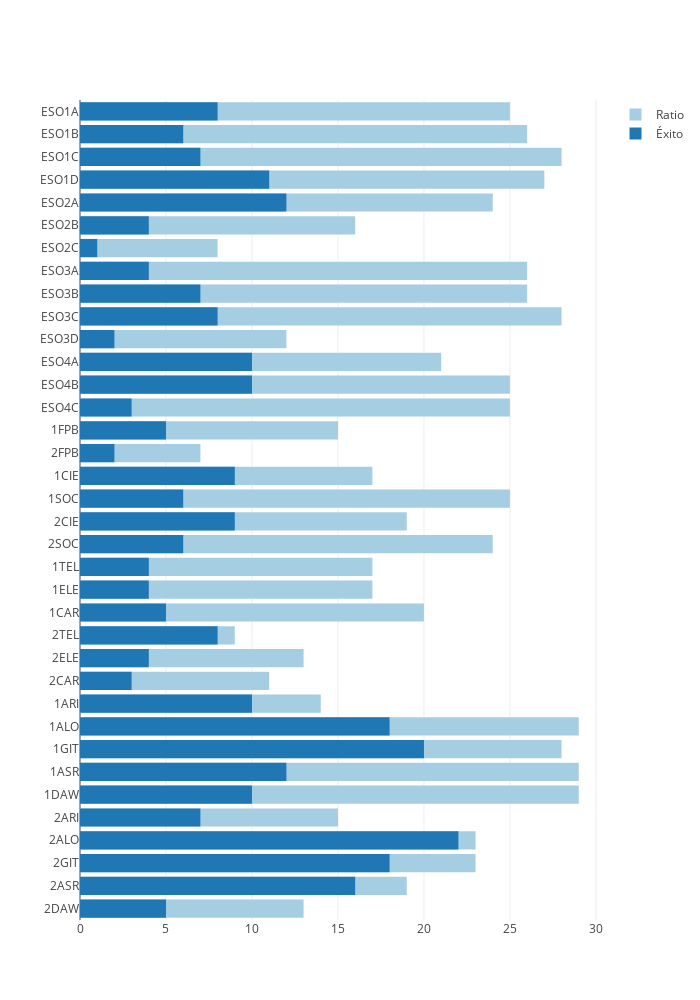

The code cell stored with this chart in its notebook:
### Markdown cell above
## ÉXITO EN VALORES ABSOLUTOS

### Code cell
myplotly.hbar((dfc['ratio'], dfc['éxito_abs']), dfc.index, trace_names=('Ratio', 'Éxito'))

### Figure 1 — Plotly figure (JSON) as saved in the notebook; plotly's stock layout.template omitted (floating-point values rounded to 4 significant figures)
{"data": [{"marker": {"color": "rgb(166,206,227)"}, "name": "Ratio", "orientation": "h", "type": "bar", "uid": "58be5457-a21f-4739-a57c-6b0e4b0cd2f0", "x": [25, 26, 28, 27, 24, 16, 8, 26, 26, 28, 12, 21, 25, 25, 15, 7, 17, 25, 19, 24, 17, 17, 20, 9, 13, 11, 14, 29, 28, 29, 29, 15, 23, 23, 19, 13], "y": ["ESO1A", "ESO1B", "ESO1C", "ESO1D", "ESO2A", "ESO2B", "ESO2C", "ESO3A", "ESO3B", "ESO3C", "ESO3D", "ESO4A", "ESO4B", "ESO4C", "1FPB", "2FPB", "1CIE", "1SOC", "2CIE", "2SOC", "1TEL", "1ELE", "1CAR", "2TEL", "2ELE", "2CAR", "1ARI", "1ALO", "1GIT", "1ASR", "1DAW", "2ARI", "2ALO", "2GIT", "2ASR", "2DAW"]}, {"marker": {"color": "rgb(31,120,180)"}, "name": "Éxito", "orientation": "h", "type": "bar", "uid": "ffc31234-5f96-4090-a749-d9c20455f8a5", "x": [8, 6, 7, 11, 12, 4, 1, 4, 7, 8, 2, 10, 10, 3, 5, 2, 9, 6, 9, 6, 4, 4, 5, 8, 4, 3, 10, 18, 20, 12, 10, 7, 22, 18, 16, 5], "y": ["ESO1A", "ESO1B", "ESO1C", "ESO1D", "ESO2A", "ESO2B", "ESO2C", "ESO3A", "ESO3B", "ESO3C", "ESO3D", "ESO4A", "ESO4B", "ESO4C", "1FPB", "2FPB", "1CIE", "1SOC", "2CIE", "2SOC", "1TEL", "1ELE", "1CAR", "2TEL", "2ELE", "2CAR", "1ARI", "1ALO", "1GIT", "1ASR", "1DAW", "2ARI", "2ALO", "2GIT", "2ASR", "2DAW"]}], "layout": {"barmode": "overlay", "height": 1000, "title": {"text": ""}, "width": 700, "yaxis": {"autorange": "reversed", "type": "category"}}}
